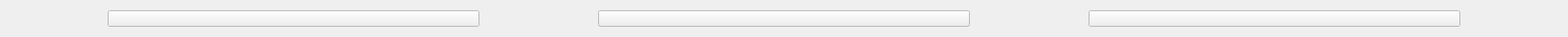
<?xml version="1.0" encoding="UTF-8"?>
<ui version="4.0">
 <class>Form</class>
 <widget class="QWidget" name="Form">
  <property name="geometry">
   <rect>
    <x>0</x>
    <y>0</y>
    <width>2110</width>
    <height>50</height>
   </rect>
  </property>
  <property name="sizePolicy">
   <sizepolicy hsizetype="Preferred" vsizetype="Preferred">
    <horstretch>0</horstretch>
    <verstretch>0</verstretch>
   </sizepolicy>
  </property>
  <property name="maximumSize">
   <size>
    <width>16777215</width>
    <height>50</height>
   </size>
  </property>
  <property name="windowTitle">
   <string>Form</string>
  </property>
  <layout class="QHBoxLayout" name="horizontalLayout">
   <item>
    <widget class="QPushButton" name="openButton">
     <property name="minimumSize">
      <size>
       <width>500</width>
       <height>0</height>
      </size>
     </property>
     <property name="maximumSize">
      <size>
       <width>500</width>
       <height>16777215</height>
      </size>
     </property>
     <property name="text">
      <string/>
     </property>
    </widget>
   </item>
   <item>
    <spacer name="horizontalSpacer">
     <property name="orientation">
      <enum>Qt::Horizontal</enum>
     </property>
     <property name="sizeType">
      <enum>QSizePolicy::Fixed</enum>
     </property>
     <property name="sizeHint" stdset="0">
      <size>
       <width>20</width>
       <height>10</height>
      </size>
     </property>
    </spacer>
   </item>
   <item>
    <widget class="QPushButton" name="photoButton">
     <property name="minimumSize">
      <size>
       <width>500</width>
       <height>0</height>
      </size>
     </property>
     <property name="maximumSize">
      <size>
       <width>500</width>
       <height>16777215</height>
      </size>
     </property>
     <property name="text">
      <string/>
     </property>
    </widget>
   </item>
   <item>
    <spacer name="horizontalSpacer_2">
     <property name="orientation">
      <enum>Qt::Horizontal</enum>
     </property>
     <property name="sizeType">
      <enum>QSizePolicy::Fixed</enum>
     </property>
     <property name="sizeHint" stdset="0">
      <size>
       <width>20</width>
       <height>10</height>
      </size>
     </property>
    </spacer>
   </item>
   <item>
    <widget class="QPushButton" name="cameraButton">
     <property name="minimumSize">
      <size>
       <width>500</width>
       <height>0</height>
      </size>
     </property>
     <property name="maximumSize">
      <size>
       <width>500</width>
       <height>16777215</height>
      </size>
     </property>
     <property name="text">
      <string/>
     </property>
    </widget>
   </item>
  </layout>
 </widget>
 <resources/>
 <connections/>
</ui>
